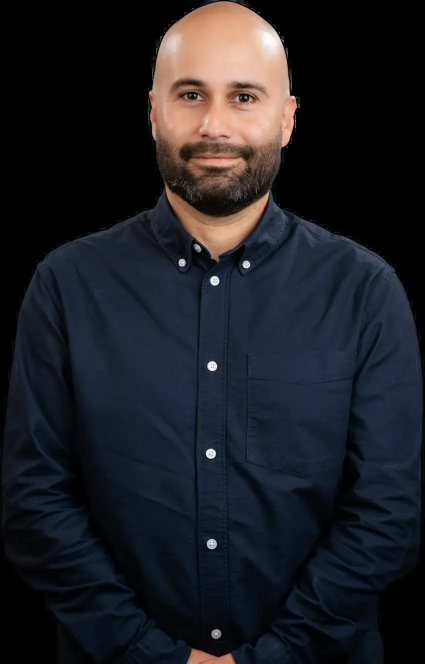
#> input picture deliver/giovanni-serrano/assets/client-handoff/Giovanni Portrait.webp, 849 x 1328 px (shown at 1/2 size)
$ python -i crop-faces.py   (imports and definitions only)
#> lines starting #> are read from the running program, lines starting #| are printed output that depends on the picture
"""Finds the frames where a face is actually clipped by its crop.

Companion to crop-probe.mjs. Step one runs OpenCV's Haar cascades over every
photograph in assets/ and records each face as a fraction box of the image
(cached in <out>/faces.json; delete it to re-detect). Step two reads the probe's
frames.json and, for every frame whose source carries a face, tests whether the
face box - grown upward for the hairline and downward for the chin - fits inside
the visible region of the crop. A face that does not fit is a finding.

Usage:
    python crop-faces.py <out-dir>            report clipped faces
    python crop-faces.py <out-dir> --all      also list the frames that pass

Tuning: HEAD_UP / CHIN_DOWN are how much of the detected box height to add above
and below it. Haar's frontal box runs from roughly the eyebrows to just under the
mouth, so 0.55 above reaches the hairline and 0.30 below covers the chin.
"""
import json
import os
import sys

import cv2

HERE = os.path.dirname(os.path.abspath(__file__))
ASSETS = os.path.join(HERE, "assets")
OUT = sys.argv[1]
SHOW_ALL = "--all" in sys.argv
HEAD_UP, CHIN_DOWN, SIDE = 0.55, 0.30, 0.10
MIN_FACE_FRAC = 0.04  # ignore faces narrower than 4% of the image: crowd noise

FACES = os.path.join(OUT, "faces.json")


def detect(path):
    im = cv2.imread(path)
#> im is the input picture: shape (1328, 849, 3); mean B, G, R 36, 30.2, 29.4
    if im is None:
        return None
    h, w = im.shape[:2]
#> h = 1328; w = 849
    # Work at a bounded size; Haar is slow and no more accurate on 2000px.
    scale = min(1.0, 1200 / max(w, h))
#> scale = 0.904
    small = cv2.resize(im, (round(w * scale), round(h * scale))) if scale < 1 else im
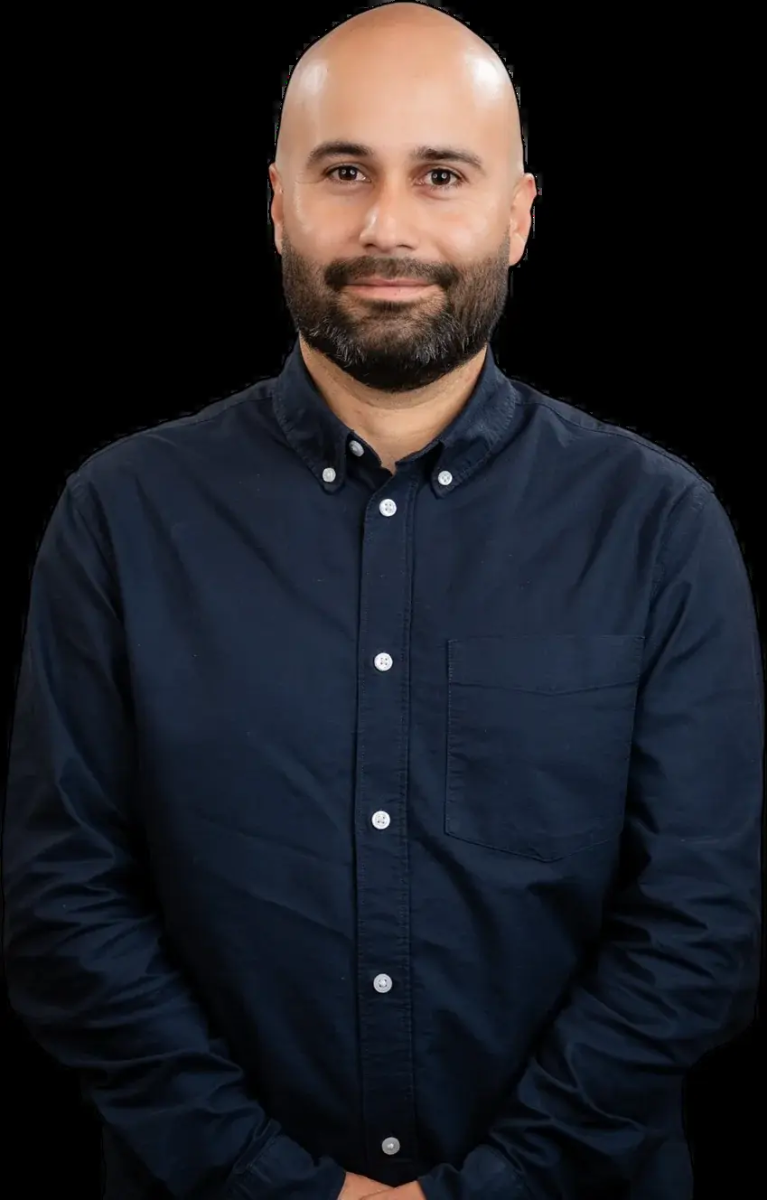
#> small: shape (1200, 767, 3); mean B, G, R 35.9, 30.1, 29.4
    gray = cv2.cvtColor(small, cv2.COLOR_BGR2GRAY)
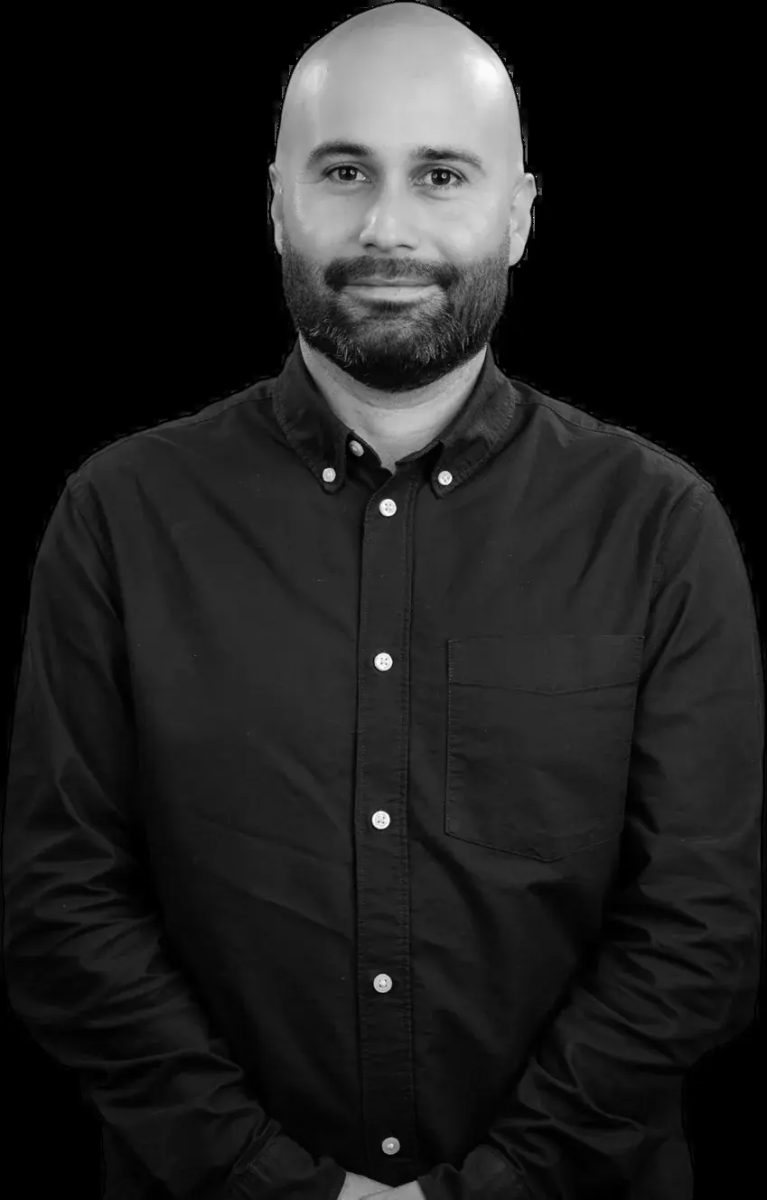
#> gray: shape (1200, 767); min 0, max 253, mean 30.6
    gray = cv2.equalizeHist(gray)
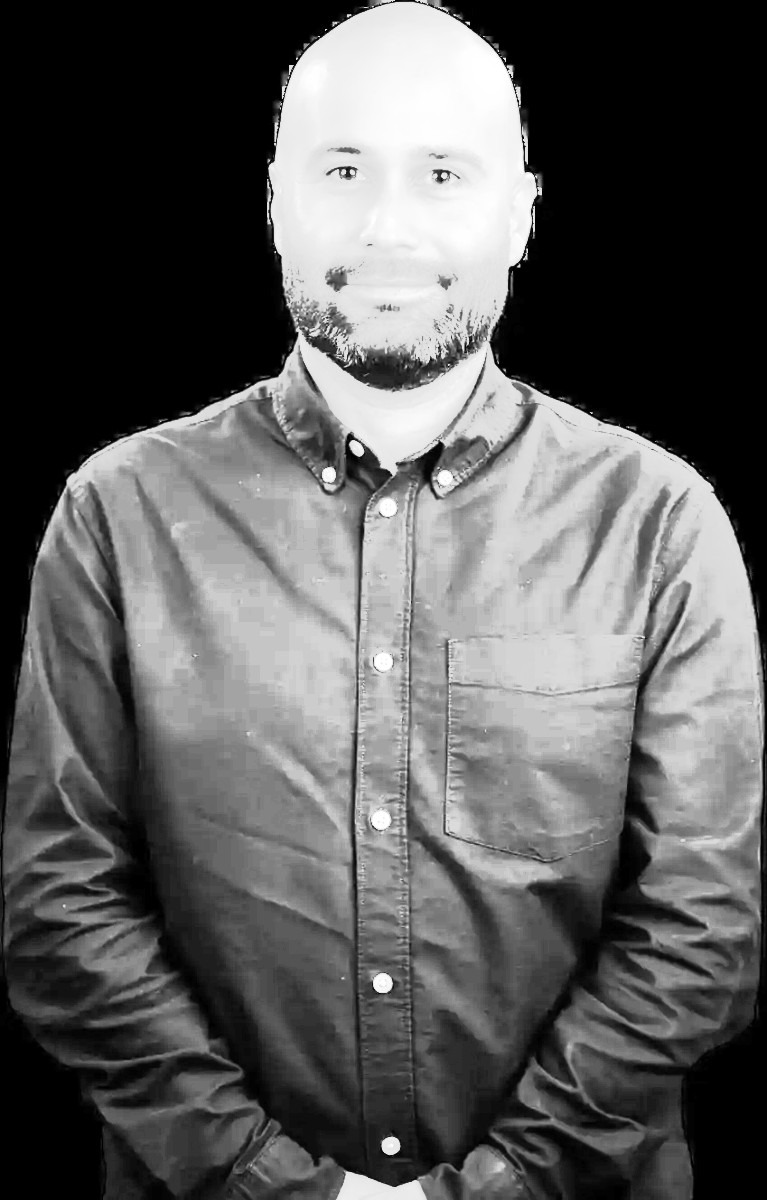
#> gray: shape (1200, 767); min 0, max 255, mean 92.4
    sh, sw = gray.shape
#> sh = 1200; sw = 767
    found = []
    for name in ("haarcascade_frontalface_default.xml", "haarcascade_frontalface_alt2.xml", "haarcascade_profileface.xml"):
        casc = cv2.CascadeClassifier(cv2.data.haarcascades + name)
        boxes = casc.detectMultiScale(gray, scaleFactor=1.08, minNeighbors=6, minSize=(round(sw * MIN_FACE_FRAC), round(sw * MIN_FACE_FRAC)))
        for (x, y, bw, bh) in boxes:
            found.append({"x0": x / sw, "y0": y / sh, "x1": (x + bw) / sw, "y1": (y + bh) / sh, "via": name.split("_")[1]})
        if name == "haarcascade_profileface.xml":
            flipped = cv2.flip(gray, 1)
            for (x, y, bw, bh) in casc.detectMultiScale(flipped, scaleFactor=1.08, minNeighbors=6, minSize=(round(sw * MIN_FACE_FRAC), round(sw * MIN_FACE_FRAC))):
                found.append({"x0": 1 - (x + bw) / sw, "y0": y / sh, "x1": 1 - x / sw, "y1": (y + bh) / sh, "via": "profile-flipped"})
#> this loop made 3 passes
#> boxes on passes 1 to 2: [[244, 48, 309, 309]], [[251, 62, 283, 283]]
#> pass 3, in detect, `flipped = cv2.flip(gray, 1)`:
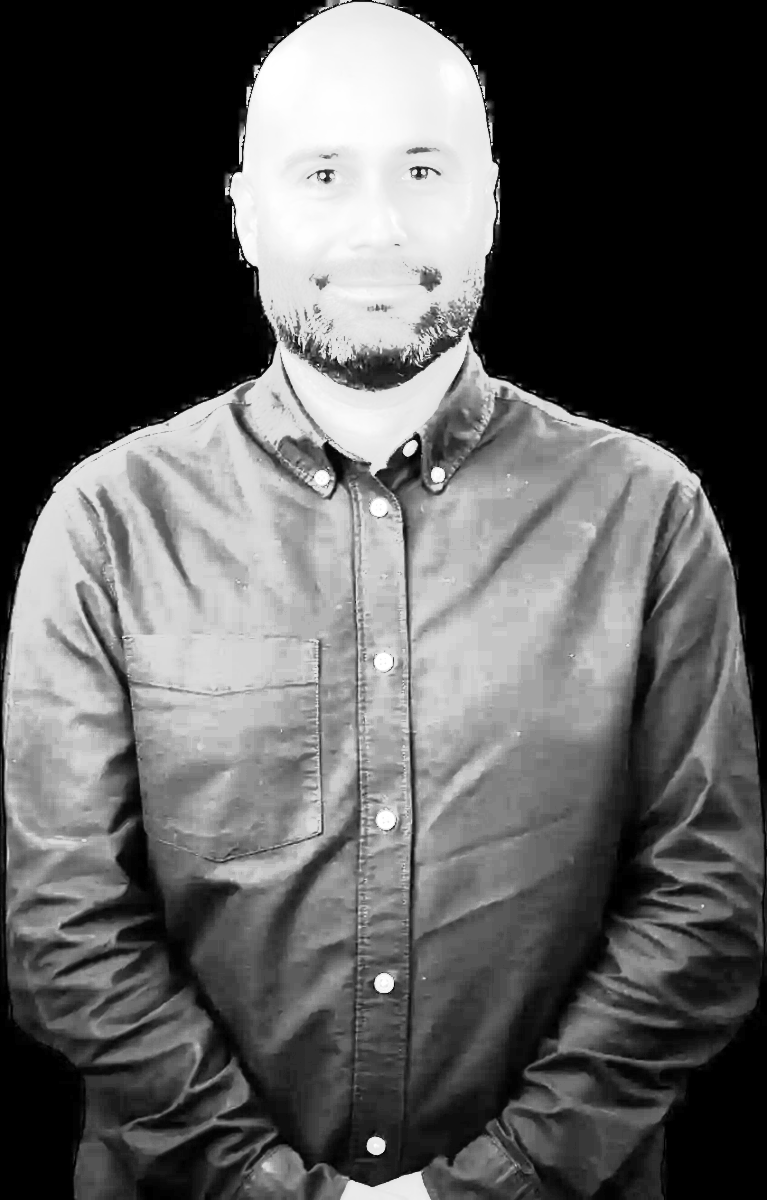
#> flipped: shape (1200, 767); min 0, max 255, mean 92.4
#> after the loop, found = 2 items
    # Merge overlapping boxes (the three cascades find the same face).
    merged = []
    for f in sorted(found, key=lambda b: (b["x1"] - b["x0"]) * (b["y1"] - b["y0"]), reverse=True):
        for m in merged:
            ix = max(0, min(f["x1"], m["x1"]) - max(f["x0"], m["x0"]))
            iy = max(0, min(f["y1"], m["y1"]) - max(f["y0"], m["y0"]))
            if ix * iy > 0.3 * (f["x1"] - f["x0"]) * (f["y1"] - f["y0"]):
                break
        else:
            merged.append(f)
#> this loop made 2 passes
#> after the loop, merged = 1 item
    return {"size": [w, h], "faces": merged}


def load_faces():
    if os.path.exists(FACES):
        return json.load(open(FACES, encoding="utf8"))
    faces = {}
    for name in sorted(os.listdir(ASSETS)):
        if not name.endswith((".webp", ".jpg", ".jpeg", ".png")):
            continue
        d = detect(os.path.join(ASSETS, name))
        if d is not None:
            faces[name] = d
            print(f"{name:32} {len(d['faces'])} face(s)")
    json.dump(faces, open(FACES, "w", encoding="utf8"), indent=1)
    return faces


def clipped(face, vis):
    fh = face["y1"] - face["y0"]
    fw = face["x1"] - face["x0"]
    need = {
        "y0": max(0.0, face["y0"] - HEAD_UP * fh),
        "y1": min(1.0, face["y1"] + CHIN_DOWN * fh),
        "x0": max(0.0, face["x0"] - SIDE * fw),
        "x1": min(1.0, face["x1"] + SIDE * fw),
    }
    cuts = []
    if need["y0"] < vis["y0"] - 0.005:
        cuts.append(f"top {round((vis['y0'] - need['y0']) / fh * 100)}% of a head")
    if need["y1"] > vis["y1"] + 0.005:
        cuts.append(f"bottom {round((need['y1'] - vis['y1']) / fh * 100)}% of a head")
    if need["x0"] < vis["x0"] - 0.005:
        cuts.append(f"left {round((vis['x0'] - need['x0']) / fw * 100)}%")
    if need["x1"] > vis["x1"] + 0.005:
        cuts.append(f"right {round((need['x1'] - vis['x1']) / fw * 100)}%")
    return cuts


faces = load_faces()
# [1 line not run here, left out]
findings, passes = [], []
# [22 lines not run here, left out]

>>> result = detect('../../../../../../../giovanni-serrano/assets/client-handoff/Giovanni Portrait.webp')
#> result = 2 items
